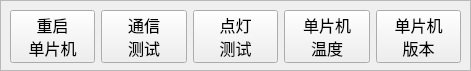
  <widget class="QFrame" name="frame_17">
   <property name="geometry">
    <rect>
     <x>540</x>
     <y>10</y>
     <width>471</width>
     <height>71</height>
    </rect>
   </property>
   <property name="frameShape">
    <enum>QFrame::StyledPanel</enum>
   </property>
   <property name="frameShadow">
    <enum>QFrame::Raised</enum>
   </property>
   <widget class="QWidget" name="layoutWidget_15">
    <property name="geometry">
     <rect>
      <x>10</x>
      <y>10</y>
      <width>451</width>
      <height>53</height>
     </rect>
    </property>
    <layout class="QHBoxLayout" name="horizontalLayout_15">
     <item>
      <widget class="QPushButton" name="RebootPSOCButton">
       <property name="font">
        <font>
         <pointsize>12</pointsize>
        </font>
       </property>
       <property name="text">
        <string>重启
单片机</string>
       </property>
      </widget>
     </item>
     <item>
      <widget class="QPushButton" name="CommTestButton">
       <property name="font">
        <font>
         <pointsize>12</pointsize>
        </font>
       </property>
       <property name="text">
        <string>通信
测试</string>
       </property>
      </widget>
     </item>
     <item>
      <widget class="QPushButton" name="LedTestButton">
       <property name="font">
        <font>
         <pointsize>12</pointsize>
        </font>
       </property>
       <property name="text">
        <string>点灯
测试</string>
       </property>
      </widget>
     </item>
     <item>
      <widget class="QPushButton" name="PSOCTempButton">
       <property name="font">
        <font>
         <pointsize>12</pointsize>
        </font>
       </property>
       <property name="text">
        <string>单片机
温度</string>
       </property>
      </widget>
     </item>
     <item>
      <widget class="QPushButton" name="PSOCVerButton">
       <property name="font">
        <font>
         <pointsize>12</pointsize>
        </font>
       </property>
       <property name="text">
        <string>单片机
版本</string>
       </property>
      </widget>
     </item>
    </layout>
   </widget>
  </widget>
